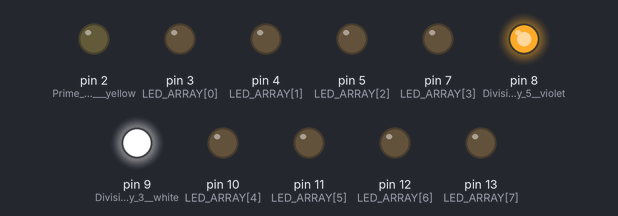
A sketch run on a simulated Arduino Uno, built with avr-gcc and run on an emulated ATmega328P. Shown: output pins drawn as LEDs (lit = HIGH). What the sketch prints to the serial monitor is not drawn.

Above: at 0.1 s.
At 3.8 s:
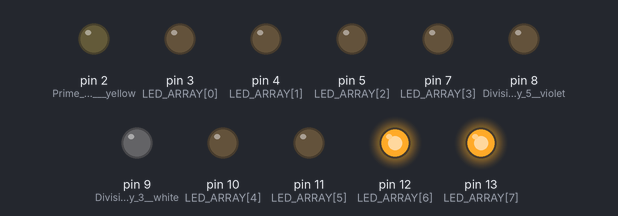
At 7.5 s:
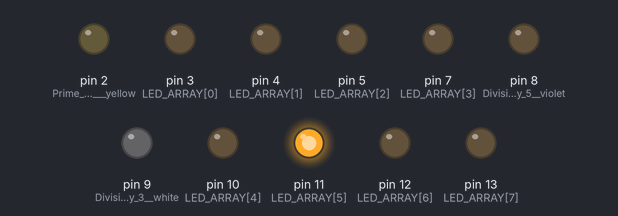
At 16.4 s:
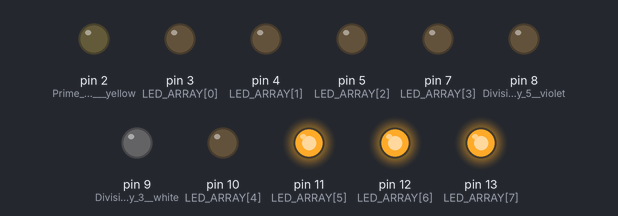
At 26.1 s:
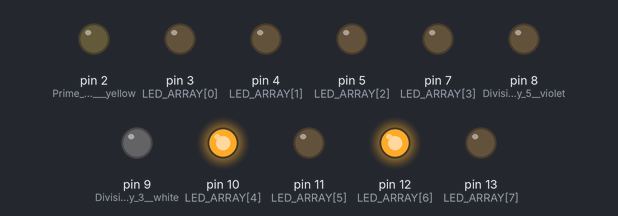
At 38.0 s:
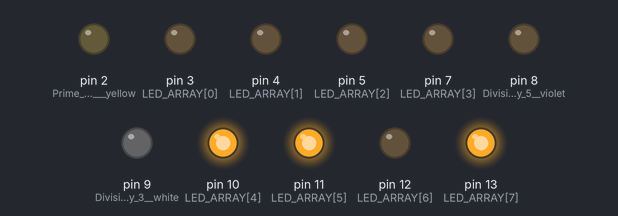
Timing chart, 0 to 39.5 s (numbered marks = the images above):
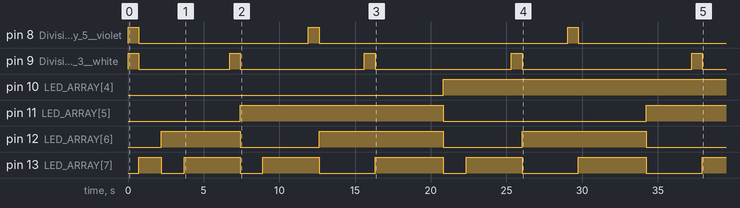

Measured:
- by itself, pin 8 (Divisible_by_5__violet): goes HIGH 0.70 s, LOW 11.2 s, HIGH 0.70 s, LOW 16.4 s, HIGH 0.70 s, then LOW
- by itself, pin 10 (LED_ARRAY[4]): LOW → HIGH at 20.8 s
- by itself, pin 11 (LED_ARRAY[5]): LOW → HIGH at 7.4 s, → LOW 13.4 s later, → HIGH 13.4 s later
- by itself, pin 12 (LED_ARRAY[6]): repeats every 13.4 s: LOW 5.2 s, HIGH 8.2 s
- by itself, pin 13 (LED_ARRAY[7]): LOW → HIGH at 0.71 s, → LOW 1.5 s later, → HIGH 1.5 s later, → LOW 3.7 s later, … (13 changes in this stretch)
- by itself, pin 9 (Divisible_by_3__white): LOW → HIGH at 0.00 s, → LOW 0.70 s later, → HIGH 6.0 s later, → LOW 0.70 s later, … (10 changes in this stretch)

The sketch:

FizzBArduino.ino
```cpp
// Code was developed to show a basic pogram to show to
// all the bay area folk that come to N.Star my skills.


int   LED_ARRAY[] = {3,4,5,7,10,11,12,13};

void setup() {
  Serial.begin(9600);
  // put your setup code here, to run once:
  pinMode(LED_ARRAY[7], OUTPUT);  // 128 green
  pinMode(LED_ARRAY[6], OUTPUT);  //  64 green
  pinMode(LED_ARRAY[5], OUTPUT);   // 32 green
  pinMode(LED_ARRAY[4], OUTPUT);   // 16 green

  pinMode(LED_ARRAY[3], OUTPUT);   //   8 green
  pinMode(LED_ARRAY[2], OUTPUT);   //   4 green
  pinMode(LED_ARRAY[1], OUTPUT);   //   2 green
  pinMode(LED_ARRAY[0], OUTPUT);   //   1 green

 pinMode(9, OUTPUT);   // Divisible by 3  white
 pinMode(8, OUTPUT);   // Divisible by 5  violet
 pinMode(2, OUTPUT);   // Prime Number    yellow
}

void loop() {
  // put your main code here, to run repeatedly:
  int a;
 for( a = 0; a < 256; a++)
 {

  convertToBinary(a);
  if (a % 3 == 0 && a % 5 == 0)
  {
    Serial.print(a);
    digitalWrite(9,HIGH);
    digitalWrite(8,HIGH);
    delay(700);
    digitalWrite(9,LOW);
    digitalWrite(8,LOW);

  }
  else if (a % 3 == 0)
  {
    Serial.print(a);
    digitalWrite(9,HIGH);
    delay(700);
    digitalWrite(9,LOW);
  }
  else if (a % 5 == 0)
  {
    Serial.print(a);
    digitalWrite(8,HIGH);
    delay(700);
    digitalWrite(8,LOW);
  }

 }


}

// Custom function that I develop to turn a number into its
// binary representation. I know Im trying to re-invent the wheel.
void convertToBinary(int number)
  {
    //String binaryArray[8];
    String binaryNumber ="";
    int n;
     for ( n = 7; n >= 0; n--)
            {
                if ( pow(2,n) > number)
                {
                    //binaryStr += "0";
                    binaryNumber += "0";
                }
                else
                {
                    if (number == pow(2, n))
                    {
                        //binaryStr += "1";
                        binaryNumber += "1";
                        number = (int)(number - pow(2, n));
                    }
                    else
                    {
                        if (number > pow(2, n))
                        {
                            //binaryStr += "1";
                            binaryNumber += "1";;
                            number = (int)(number - pow(2, n));
                        }
                    }// end else
                }// end else

            }// end for
            turnOnLed(binaryNumber);
  }// end function

void turnOnLed (String binary)
{

  char binaryArray[9];
  binary.toCharArray(binaryArray,9);
  int a;
 //Serial.print( binary);
 //Serial.print("\n");


  //delay(1000);


  //int index = binary.indexOf(1);
  //Serial.print("index val " + index);

  for(int a = 8; a >= 0; a--)
  {
    if (binaryArray[a] == '1')
    {
      // Serial.print( a );
       digitalWrite(LED_ARRAY[a], HIGH);
       delay(1500);
       //digitalWrite(LED_ARRAY[a], LOW);
    }
    else
    {
      digitalWrite(LED_ARRAY[a], LOW);
    }
  }


}
```
